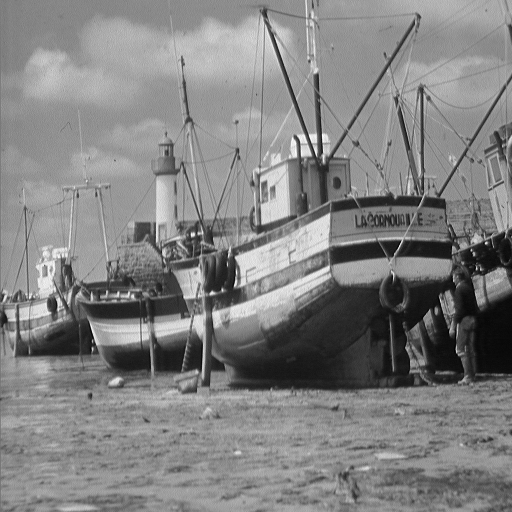
#> input picture disp_labs/stdimgs/boat.png, 512 x 512 px
$ jupyter execute 2.ipynb
#> lines starting #> are read from the running program, lines starting #| are printed output that depends on the picture
[cell 1]
import cv2
import numpy as np
import matplotlib.pyplot as plt

# Load grayscale image
image = cv2.imread("stdimgs/boat.png", cv2.IMREAD_GRAYSCALE)
#> image is the input picture: shape (512, 512); min 0, max 255, mean 129.7
image = cv2.resize(image, (256, 256))
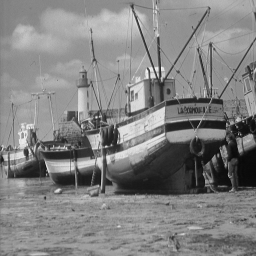
#> image: shape (256, 256); min 9, max 243, mean 129.8

# Global histogram equalization
global_eq = cv2.equalizeHist(image)
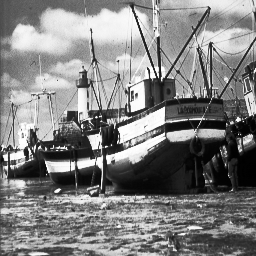
#> global_eq: shape (256, 256); min 0, max 255, mean 128.7

# Adaptive histogram equalization (CLAHE)
clahe = cv2.createCLAHE(clipLimit=2.0, tileGridSize=(8, 8))
clahe_eq = clahe.apply(image)
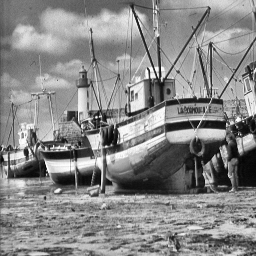
#> clahe_eq: shape (256, 256); min 3, max 255, mean 136

# Titles and images
titles = ["Original", "Global Equalized", "CLAHE"]
images = [image, global_eq, clahe_eq]

# Create one big figure
fig, axs = plt.subplots(3, 2, figsize=(10, 10))

for i in range(3):
    # Image
    axs[i, 0].imshow(images[i], cmap="gray")
    axs[i, 0].set_title(f"{titles[i]} Image")
    axs[i, 0].axis("off")

    # Histogram
    axs[i, 1].hist(images[i].ravel(), 256, [0, 256], color="gray")
    axs[i, 1].set_title(f"{titles[i]} Histogram")
    axs[i, 1].set_xlabel("Pixel Intensity")
    axs[i, 1].set_ylabel("Frequency")
    axs[i, 1].grid()

plt.tight_layout()
plt.show()
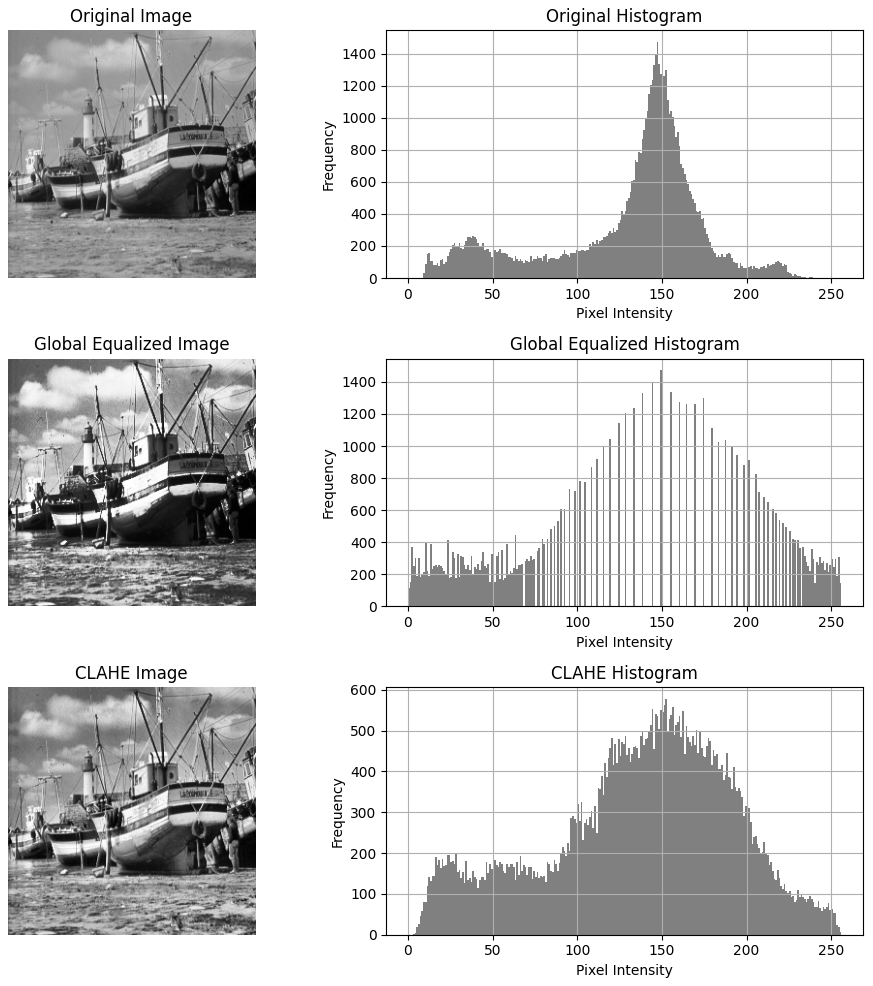
#> figure drawn by matplotlib, 6 panels; panel 2: tallest bar 1471 high, from x = 147 to 148; panel 4: tallest bar 1471 high, from x = 149 to 150; panel 6: tallest bar 578 high, from x = 152 to 153

$ run again, with disp_labs/stdimgs/baboon.png copied over disp_labs/stdimgs/boat.png
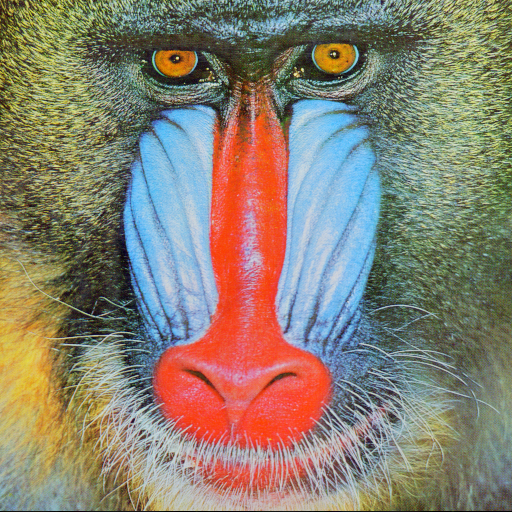
#> input picture disp_labs/stdimgs/baboon.png, 512 x 512 px
#> `global_eq = cv2.equalizeHist(image)`:
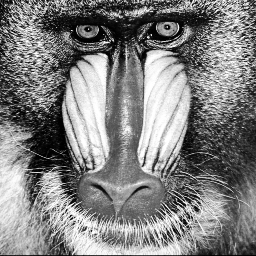
#> global_eq: shape (256, 256); min 0, max 255, mean 128.4
#> `clahe_eq = clahe.apply(image)`:
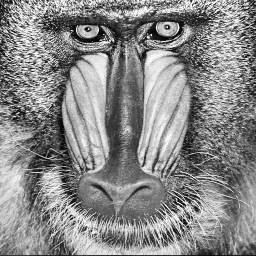
#> clahe_eq: shape (256, 256); min 4, max 255, mean 136.4

$ run again, with disp_labs/stdimgs/fruits.png copied over disp_labs/stdimgs/boat.png
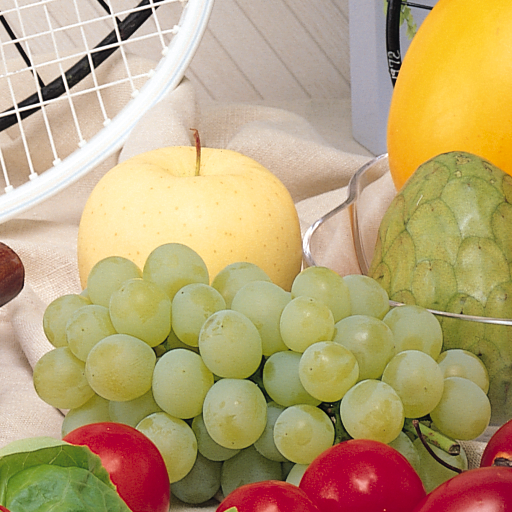
#> input picture disp_labs/stdimgs/fruits.png, 512 x 512 px
#> `global_eq = cv2.equalizeHist(image)`:
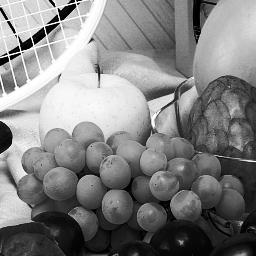
#> global_eq: shape (256, 256); min 0, max 255, mean 128.3
#> `clahe_eq = clahe.apply(image)`:
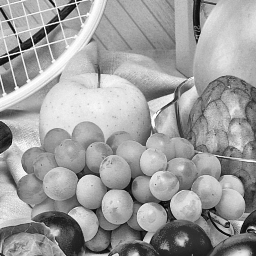
#> clahe_eq: shape (256, 256); min 2, max 255, mean 157.7

$ run again, with disp_labs/stdimgs/peppers.png copied over disp_labs/stdimgs/boat.png
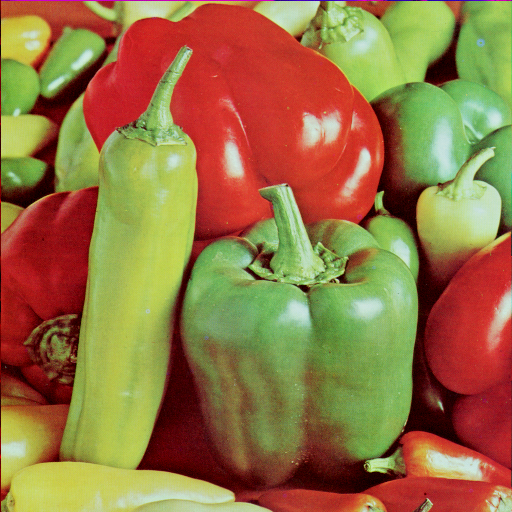
#> input picture disp_labs/stdimgs/peppers.png, 512 x 512 px
#> `global_eq = cv2.equalizeHist(image)`:
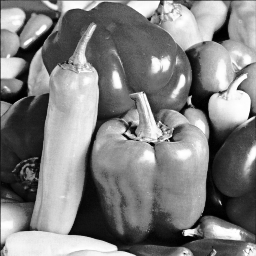
#> global_eq: shape (256, 256); min 0, max 255, mean 128.3
#> `clahe_eq = clahe.apply(image)`:
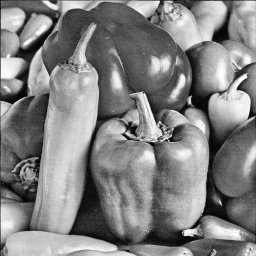
#> clahe_eq: shape (256, 256); min 1, max 255, mean 130
